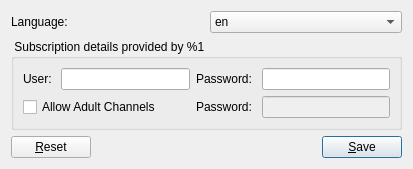
<?xml version="1.0" encoding="UTF-8"?>
<ui version="4.0">
 <class>QFTSettings</class>
 <widget class="QDialog" name="QFTSettings">
  <property name="windowModality">
   <enum>Qt::WindowModal</enum>
  </property>
  <property name="geometry">
   <rect>
    <x>0</x>
    <y>0</y>
    <width>413</width>
    <height>158</height>
   </rect>
  </property>
  <property name="windowTitle">
   <string>Kartina.tv First Time Settings</string>
  </property>
  <property name="locale">
   <locale language="English" country="UnitedStates"/>
  </property>
  <layout class="QVBoxLayout" name="verticalLayout">
   <item>
    <layout class="QHBoxLayout" name="horizontalLayout">
     <item>
      <widget class="QLabel" name="label_10">
       <property name="text">
        <string>Language: </string>
       </property>
      </widget>
     </item>
     <item>
      <widget class="QComboBox" name="cbxLanguage">
       <property name="minimumSize">
        <size>
         <width>100</width>
         <height>0</height>
        </size>
       </property>
       <item>
        <property name="text">
         <string>en</string>
        </property>
        <property name="icon">
         <iconset resource="../vlc-record.qrc">
          <normaloff>:/flags/en</normaloff>:/flags/en</iconset>
        </property>
       </item>
       <item>
        <property name="text">
         <string>de</string>
        </property>
        <property name="icon">
         <iconset resource="../vlc-record.qrc">
          <normaloff>:/flags/de</normaloff>:/flags/de</iconset>
        </property>
       </item>
       <item>
        <property name="text">
         <string>ru</string>
        </property>
        <property name="icon">
         <iconset resource="../vlc-record.qrc">
          <normaloff>:/flags/ru</normaloff>:/flags/ru</iconset>
        </property>
       </item>
      </widget>
     </item>
    </layout>
   </item>
   <item>
    <widget class="QGroupBox" name="groupAccount">
     <property name="title">
      <string> Subscription details provided by %1 </string>
     </property>
     <layout class="QGridLayout" name="gridLayout_4">
      <item row="0" column="0">
       <widget class="QLabel" name="label_2">
        <property name="text">
         <string>User: </string>
        </property>
       </widget>
      </item>
      <item row="0" column="1">
       <widget class="QLineEdit" name="lineUsr"/>
      </item>
      <item row="0" column="2">
       <widget class="QLabel" name="label_4">
        <property name="text">
         <string>Password: </string>
        </property>
       </widget>
      </item>
      <item row="0" column="3">
       <widget class="QLineEdit" name="linePass">
        <property name="echoMode">
         <enum>QLineEdit::Password</enum>
        </property>
       </widget>
      </item>
      <item row="1" column="0" colspan="2">
       <widget class="QCheckBox" name="checkAdult">
        <property name="text">
         <string>Allow Adult Channels</string>
        </property>
       </widget>
      </item>
      <item row="1" column="2">
       <widget class="QLabel" name="label_14">
        <property name="text">
         <string>Password: </string>
        </property>
       </widget>
      </item>
      <item row="1" column="3">
       <widget class="QLineEdit" name="lineErosPass">
        <property name="enabled">
         <bool>false</bool>
        </property>
        <property name="echoMode">
         <enum>QLineEdit::Password</enum>
        </property>
       </widget>
      </item>
     </layout>
    </widget>
   </item>
   <item>
    <layout class="QHBoxLayout" name="horizontalLayout_2">
     <property name="spacing">
      <number>2</number>
     </property>
     <item>
      <widget class="QPushButton" name="pushReset">
       <property name="text">
        <string>&amp;Reset</string>
       </property>
       <property name="autoDefault">
        <bool>false</bool>
       </property>
      </widget>
     </item>
     <item>
      <spacer name="horizontalSpacer">
       <property name="orientation">
        <enum>Qt::Horizontal</enum>
       </property>
       <property name="sizeHint" stdset="0">
        <size>
         <width>40</width>
         <height>20</height>
        </size>
       </property>
      </spacer>
     </item>
     <item>
      <widget class="QPushButton" name="pushSave">
       <property name="text">
        <string>&amp;Save</string>
       </property>
       <property name="autoDefault">
        <bool>false</bool>
       </property>
       <property name="default">
        <bool>true</bool>
       </property>
      </widget>
     </item>
    </layout>
   </item>
  </layout>
 </widget>
 <resources>
  <include location="../vlc-record.qrc"/>
 </resources>
 <connections>
  <connection>
   <sender>checkAdult</sender>
   <signal>toggled(bool)</signal>
   <receiver>lineErosPass</receiver>
   <slot>setEnabled(bool)</slot>
   <hints>
    <hint type="sourcelabel">
     <x>111</x>
     <y>110</y>
    </hint>
    <hint type="destinationlabel">
     <x>327</x>
     <y>108</y>
    </hint>
   </hints>
  </connection>
 </connections>
</ui>
